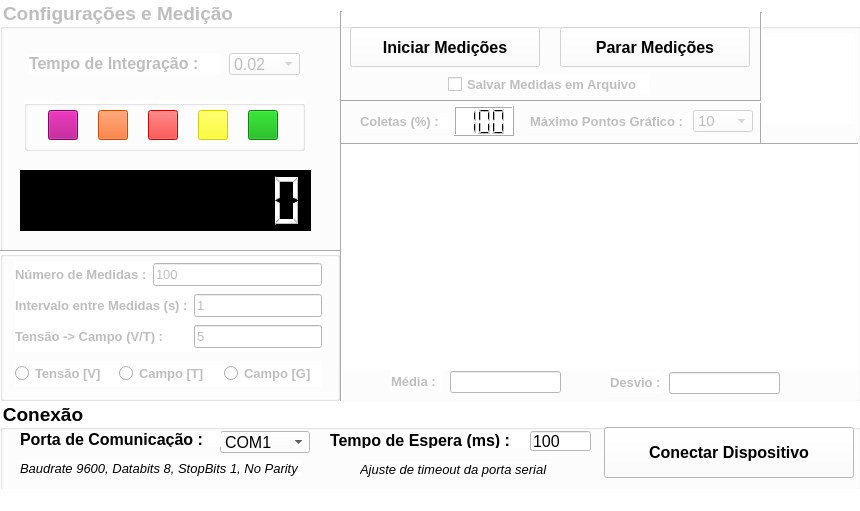
<?xml version="1.0" encoding="UTF-8"?>
<ui version="4.0">
 <class>MainWindow</class>
 <widget class="QMainWindow" name="MainWindow">
  <property name="geometry">
   <rect>
    <x>0</x>
    <y>0</y>
    <width>860</width>
    <height>511</height>
   </rect>
  </property>
  <property name="minimumSize">
   <size>
    <width>860</width>
    <height>511</height>
   </size>
  </property>
  <property name="maximumSize">
   <size>
    <width>860</width>
    <height>511</height>
   </size>
  </property>
  <property name="windowTitle">
   <string>Agilent 34401A - Serial - Tensão/Campo</string>
  </property>
  <property name="styleSheet">
   <string notr="true">background-color: rgb(255, 255, 255);</string>
  </property>
  <widget class="QWidget" name="centralwidget">
   <widget class="QGroupBox" name="gb_Geral">
    <property name="enabled">
     <bool>false</bool>
    </property>
    <property name="geometry">
     <rect>
      <x>0</x>
      <y>0</y>
      <width>861</width>
      <height>402</height>
     </rect>
    </property>
    <property name="maximumSize">
     <size>
      <width>16777215</width>
      <height>16777215</height>
     </size>
    </property>
    <property name="font">
     <font>
      <pointsize>14</pointsize>
      <weight>75</weight>
      <bold>true</bold>
     </font>
    </property>
    <property name="styleSheet">
     <string notr="true">background-color: rgb(255, 255, 255);</string>
    </property>
    <property name="title">
     <string>Configurações e Medição</string>
    </property>
    <widget class="matplotlibWidget" name="widget" native="true">
     <property name="geometry">
      <rect>
       <x>342</x>
       <y>143</y>
       <width>517</width>
       <height>227</height>
      </rect>
     </property>
    </widget>
    <widget class="QComboBox" name="cb_TIntegracao">
     <property name="geometry">
      <rect>
       <x>229</x>
       <y>53</y>
       <width>71</width>
       <height>22</height>
      </rect>
     </property>
     <property name="font">
      <font>
       <pointsize>12</pointsize>
      </font>
     </property>
     <property name="toolTip">
      <string>Ciclo de Redes</string>
     </property>
     <item>
      <property name="text">
       <string>0.02</string>
      </property>
     </item>
     <item>
      <property name="text">
       <string>0.2</string>
      </property>
     </item>
     <item>
      <property name="text">
       <string>1</string>
      </property>
     </item>
     <item>
      <property name="text">
       <string>10</string>
      </property>
     </item>
     <item>
      <property name="text">
       <string>100</string>
      </property>
     </item>
    </widget>
    <widget class="QLabel" name="label_5">
     <property name="geometry">
      <rect>
       <x>29</x>
       <y>53</y>
       <width>191</width>
       <height>21</height>
      </rect>
     </property>
     <property name="font">
      <font>
       <pointsize>12</pointsize>
       <weight>75</weight>
       <bold>true</bold>
      </font>
     </property>
     <property name="text">
      <string>Tempo de Integração :</string>
     </property>
    </widget>
    <widget class="QLCDNumber" name="lcd_leitura">
     <property name="geometry">
      <rect>
       <x>20</x>
       <y>170</y>
       <width>291</width>
       <height>61</height>
      </rect>
     </property>
     <property name="font">
      <font>
       <pointsize>12</pointsize>
      </font>
     </property>
     <property name="styleSheet">
      <string notr="true">background-color: rgb(0, 0, 0);
color: rgb(255, 255, 255);</string>
     </property>
     <property name="numDigits">
      <number>10</number>
     </property>
     <property name="value" stdset="0">
      <double>0.000000000000000</double>
     </property>
    </widget>
    <widget class="Line" name="line">
     <property name="geometry">
      <rect>
       <x>0</x>
       <y>250</y>
       <width>340</width>
       <height>3</height>
      </rect>
     </property>
     <property name="orientation">
      <enum>Qt::Horizontal</enum>
     </property>
    </widget>
    <widget class="Line" name="line_2">
     <property name="geometry">
      <rect>
       <x>340</x>
       <y>11</y>
       <width>3</width>
       <height>390</height>
      </rect>
     </property>
     <property name="orientation">
      <enum>Qt::Vertical</enum>
     </property>
    </widget>
    <widget class="QCheckBox" name="cb_Salvar">
     <property name="geometry">
      <rect>
       <x>448</x>
       <y>74</y>
       <width>201</width>
       <height>20</height>
      </rect>
     </property>
     <property name="font">
      <font>
       <pointsize>10</pointsize>
       <weight>75</weight>
       <bold>true</bold>
      </font>
     </property>
     <property name="statusTip">
      <string>Salvar resultados em arquivo quando selecionado</string>
     </property>
     <property name="text">
      <string>Salvar Medidas em Arquivo</string>
     </property>
    </widget>
    <widget class="Line" name="line_4">
     <property name="geometry">
      <rect>
       <x>341</x>
       <y>139</y>
       <width>517</width>
       <height>10</height>
      </rect>
     </property>
     <property name="orientation">
      <enum>Qt::Horizontal</enum>
     </property>
    </widget>
    <widget class="QLabel" name="label_8">
     <property name="geometry">
      <rect>
       <x>764</x>
       <y>33</y>
       <width>91</width>
       <height>91</height>
      </rect>
     </property>
     <property name="text">
      <string/>
     </property>
     <property name="pixmap">
      <pixmap>../Imagens/LNLS_logo.png</pixmap>
     </property>
     <property name="scaledContents">
      <bool>true</bool>
     </property>
    </widget>
    <widget class="QPushButton" name="pb_Iniciar">
     <property name="geometry">
      <rect>
       <x>350</x>
       <y>27</y>
       <width>190</width>
       <height>40</height>
      </rect>
     </property>
     <property name="font">
      <font>
       <pointsize>12</pointsize>
       <weight>75</weight>
       <bold>true</bold>
      </font>
     </property>
     <property name="cursor">
      <cursorShape>ArrowCursor</cursorShape>
     </property>
     <property name="statusTip">
      <string>Iniciar leitura de dados</string>
     </property>
     <property name="styleSheet">
      <string notr="true">background-color: rgb(255, 255, 255);
color: rgb(0, 0, 0);</string>
     </property>
     <property name="text">
      <string>Iniciar Medições</string>
     </property>
     <property name="icon">
      <iconset>
       <normaloff>../Imagens/1351621501_Check.png</normaloff>../Imagens/1351621501_Check.png</iconset>
     </property>
     <property name="iconSize">
      <size>
       <width>30</width>
       <height>30</height>
      </size>
     </property>
    </widget>
    <widget class="QPushButton" name="pb_Parar">
     <property name="enabled">
      <bool>false</bool>
     </property>
     <property name="geometry">
      <rect>
       <x>560</x>
       <y>27</y>
       <width>190</width>
       <height>40</height>
      </rect>
     </property>
     <property name="font">
      <font>
       <pointsize>12</pointsize>
       <weight>75</weight>
       <bold>true</bold>
      </font>
     </property>
     <property name="cursor">
      <cursorShape>ArrowCursor</cursorShape>
     </property>
     <property name="statusTip">
      <string>Parar imediatamente a leitura de dados</string>
     </property>
     <property name="styleSheet">
      <string notr="true">background-color: rgb(255, 255, 255);
color: rgb(0, 0, 0);</string>
     </property>
     <property name="text">
      <string>Parar Medições</string>
     </property>
     <property name="icon">
      <iconset>
       <normaloff>../Imagens/1351621507_Delete.png</normaloff>../Imagens/1351621507_Delete.png</iconset>
     </property>
     <property name="iconSize">
      <size>
       <width>30</width>
       <height>30</height>
      </size>
     </property>
    </widget>
    <widget class="QGroupBox" name="gb_btmanuais">
     <property name="geometry">
      <rect>
       <x>24</x>
       <y>100</y>
       <width>281</width>
       <height>51</height>
      </rect>
     </property>
     <property name="title">
      <string/>
     </property>
     <widget class="QToolButton" name="tb_Medir">
      <property name="geometry">
       <rect>
        <x>224</x>
        <y>10</y>
        <width>30</width>
        <height>30</height>
       </rect>
      </property>
      <property name="toolTip">
       <string>Medir</string>
      </property>
      <property name="statusTip">
       <string>Realizar Coleta de Dados</string>
      </property>
      <property name="styleSheet">
       <string notr="true">background-color: rgb(0, 170, 0);</string>
      </property>
      <property name="text">
       <string/>
      </property>
     </widget>
     <widget class="QToolButton" name="tb_Reiniciar">
      <property name="geometry">
       <rect>
        <x>74</x>
        <y>10</y>
        <width>30</width>
        <height>30</height>
       </rect>
      </property>
      <property name="toolTip">
       <string>Reiniciar</string>
      </property>
      <property name="statusTip">
       <string>Reiniciar para configurações de fábrica</string>
      </property>
      <property name="styleSheet">
       <string notr="true">background-color: rgb(255, 85, 0);</string>
      </property>
      <property name="text">
       <string/>
      </property>
     </widget>
     <widget class="QToolButton" name="tb_Acessar">
      <property name="geometry">
       <rect>
        <x>24</x>
        <y>10</y>
        <width>30</width>
        <height>30</height>
       </rect>
      </property>
      <property name="minimumSize">
       <size>
        <width>0</width>
        <height>0</height>
       </size>
      </property>
      <property name="toolTip">
       <string>Acessar</string>
      </property>
      <property name="statusTip">
       <string>Configurar para acesso remoto</string>
      </property>
      <property name="styleSheet">
       <string notr="true">background-color: rgb(170, 0, 127);</string>
      </property>
      <property name="text">
       <string/>
      </property>
     </widget>
     <widget class="QToolButton" name="tb_Limpar">
      <property name="geometry">
       <rect>
        <x>124</x>
        <y>10</y>
        <width>30</width>
        <height>30</height>
       </rect>
      </property>
      <property name="toolTip">
       <string>Limpar</string>
      </property>
      <property name="statusTip">
       <string>Limpar erros</string>
      </property>
      <property name="styleSheet">
       <string notr="true">background-color: rgb(255, 0, 0);</string>
      </property>
      <property name="text">
       <string/>
      </property>
     </widget>
     <widget class="QToolButton" name="tb_Configurar">
      <property name="geometry">
       <rect>
        <x>174</x>
        <y>10</y>
        <width>30</width>
        <height>30</height>
       </rect>
      </property>
      <property name="toolTip">
       <string>Configurar</string>
      </property>
      <property name="statusTip">
       <string>Configurar leitura de tensão e tempo de integração selecionado</string>
      </property>
      <property name="styleSheet">
       <string notr="true">background-color: rgb(255, 255, 0);</string>
      </property>
      <property name="text">
       <string/>
      </property>
     </widget>
    </widget>
    <widget class="QLCDNumber" name="lcd_status">
     <property name="geometry">
      <rect>
       <x>454</x>
       <y>106</y>
       <width>60</width>
       <height>30</height>
      </rect>
     </property>
     <property name="styleSheet">
      <string notr="true">color: rgb(0, 0, 0);</string>
     </property>
     <property name="smallDecimalPoint">
      <bool>false</bool>
     </property>
     <property name="numDigits">
      <number>3</number>
     </property>
     <property name="digitCount">
      <number>3</number>
     </property>
     <property name="value" stdset="0">
      <double>100.000000000000000</double>
     </property>
    </widget>
    <widget class="QLabel" name="label_10">
     <property name="geometry">
      <rect>
       <x>360</x>
       <y>113</y>
       <width>90</width>
       <height>16</height>
      </rect>
     </property>
     <property name="font">
      <font>
       <pointsize>10</pointsize>
       <weight>75</weight>
       <bold>true</bold>
      </font>
     </property>
     <property name="text">
      <string>Coletas (%) :</string>
     </property>
    </widget>
    <widget class="QLabel" name="label_11">
     <property name="geometry">
      <rect>
       <x>530</x>
       <y>113</y>
       <width>160</width>
       <height>16</height>
      </rect>
     </property>
     <property name="font">
      <font>
       <pointsize>10</pointsize>
       <weight>75</weight>
       <bold>true</bold>
      </font>
     </property>
     <property name="text">
      <string>Máximo Pontos Gráfico :</string>
     </property>
    </widget>
    <widget class="Line" name="line_3">
     <property name="geometry">
      <rect>
       <x>760</x>
       <y>12</y>
       <width>3</width>
       <height>131</height>
      </rect>
     </property>
     <property name="orientation">
      <enum>Qt::Vertical</enum>
     </property>
    </widget>
    <widget class="Line" name="line_5">
     <property name="geometry">
      <rect>
       <x>341</x>
       <y>100</y>
       <width>420</width>
       <height>3</height>
      </rect>
     </property>
     <property name="orientation">
      <enum>Qt::Horizontal</enum>
     </property>
    </widget>
    <widget class="QComboBox" name="cb_pontosgrafico">
     <property name="geometry">
      <rect>
       <x>693</x>
       <y>110</y>
       <width>60</width>
       <height>22</height>
      </rect>
     </property>
     <property name="font">
      <font>
       <pointsize>11</pointsize>
      </font>
     </property>
     <property name="toolTip">
      <string>Ciclo de Redes</string>
     </property>
     <item>
      <property name="text">
       <string>10</string>
      </property>
     </item>
     <item>
      <property name="text">
       <string>100</string>
      </property>
     </item>
     <item>
      <property name="text">
       <string>500</string>
      </property>
     </item>
     <item>
      <property name="text">
       <string>1000</string>
      </property>
     </item>
    </widget>
    <widget class="QGroupBox" name="gb_medidas">
     <property name="geometry">
      <rect>
       <x>0</x>
       <y>251</y>
       <width>340</width>
       <height>150</height>
      </rect>
     </property>
     <property name="title">
      <string/>
     </property>
     <widget class="QWidget" name="layoutWidget">
      <property name="geometry">
       <rect>
        <x>15</x>
        <y>110</y>
        <width>307</width>
        <height>26</height>
       </rect>
      </property>
      <layout class="QHBoxLayout" name="horizontalLayout">
       <item>
        <widget class="QRadioButton" name="rb_TensaoV">
         <property name="font">
          <font>
           <pointsize>10</pointsize>
           <weight>75</weight>
           <bold>true</bold>
          </font>
         </property>
         <property name="text">
          <string>Tensão [V]</string>
         </property>
        </widget>
       </item>
       <item>
        <widget class="QRadioButton" name="rb_CampoT">
         <property name="font">
          <font>
           <pointsize>10</pointsize>
           <weight>75</weight>
           <bold>true</bold>
          </font>
         </property>
         <property name="text">
          <string>Campo [T]</string>
         </property>
        </widget>
       </item>
       <item>
        <widget class="QRadioButton" name="rb_CampoG">
         <property name="font">
          <font>
           <pointsize>10</pointsize>
           <weight>75</weight>
           <bold>true</bold>
          </font>
         </property>
         <property name="text">
          <string>Campo [G]</string>
         </property>
        </widget>
       </item>
      </layout>
     </widget>
     <widget class="QWidget" name="layoutWidget">
      <property name="geometry">
       <rect>
        <x>15</x>
        <y>10</y>
        <width>307</width>
        <height>91</height>
       </rect>
      </property>
      <layout class="QGridLayout" name="gridLayout">
       <item row="0" column="0">
        <widget class="QLabel" name="label_6">
         <property name="font">
          <font>
           <pointsize>10</pointsize>
           <weight>75</weight>
           <bold>true</bold>
          </font>
         </property>
         <property name="text">
          <string>Número de Medidas :</string>
         </property>
        </widget>
       </item>
       <item row="0" column="1" colspan="2">
        <widget class="QLineEdit" name="le_nmedidas">
         <property name="font">
          <font>
           <pointsize>10</pointsize>
          </font>
         </property>
         <property name="text">
          <string>100</string>
         </property>
        </widget>
       </item>
       <item row="1" column="0" colspan="2">
        <widget class="QLabel" name="label_7">
         <property name="font">
          <font>
           <pointsize>10</pointsize>
           <weight>75</weight>
           <bold>true</bold>
          </font>
         </property>
         <property name="text">
          <string>Intervalo entre Medidas (s) :</string>
         </property>
        </widget>
       </item>
       <item row="1" column="2">
        <widget class="QLineEdit" name="le_intervalo">
         <property name="font">
          <font>
           <pointsize>10</pointsize>
          </font>
         </property>
         <property name="text">
          <string>1</string>
         </property>
        </widget>
       </item>
       <item row="2" column="0" colspan="2">
        <widget class="QLabel" name="label_9">
         <property name="font">
          <font>
           <pointsize>10</pointsize>
           <weight>75</weight>
           <bold>true</bold>
          </font>
         </property>
         <property name="text">
          <string>Tensão -&gt; Campo (V/T) :</string>
         </property>
        </widget>
       </item>
       <item row="2" column="2">
        <widget class="QLineEdit" name="le_conversao">
         <property name="font">
          <font>
           <pointsize>10</pointsize>
          </font>
         </property>
         <property name="statusTip">
          <string>Fator de conversar de tensão para campo. Volts por Teslas</string>
         </property>
         <property name="text">
          <string>5</string>
         </property>
        </widget>
       </item>
      </layout>
     </widget>
    </widget>
    <widget class="QLabel" name="label_12">
     <property name="geometry">
      <rect>
       <x>391</x>
       <y>370</y>
       <width>51</width>
       <height>22</height>
      </rect>
     </property>
     <property name="font">
      <font>
       <pointsize>10</pointsize>
       <weight>75</weight>
       <bold>true</bold>
      </font>
     </property>
     <property name="text">
      <string>Média :</string>
     </property>
    </widget>
    <widget class="QLineEdit" name="le_media">
     <property name="geometry">
      <rect>
       <x>450</x>
       <y>371</y>
       <width>111</width>
       <height>22</height>
      </rect>
     </property>
     <property name="font">
      <font>
       <pointsize>10</pointsize>
      </font>
     </property>
     <property name="text">
      <string/>
     </property>
     <property name="readOnly">
      <bool>true</bool>
     </property>
    </widget>
    <widget class="QLineEdit" name="le_desvio">
     <property name="geometry">
      <rect>
       <x>669</x>
       <y>372</y>
       <width>111</width>
       <height>22</height>
      </rect>
     </property>
     <property name="font">
      <font>
       <pointsize>10</pointsize>
      </font>
     </property>
     <property name="text">
      <string/>
     </property>
     <property name="readOnly">
      <bool>true</bool>
     </property>
    </widget>
    <widget class="QLabel" name="label_13">
     <property name="geometry">
      <rect>
       <x>610</x>
       <y>371</y>
       <width>51</width>
       <height>22</height>
      </rect>
     </property>
     <property name="font">
      <font>
       <pointsize>10</pointsize>
       <weight>75</weight>
       <bold>true</bold>
      </font>
     </property>
     <property name="text">
      <string>Desvio :</string>
     </property>
    </widget>
   </widget>
   <widget class="QGroupBox" name="groupBox">
    <property name="geometry">
     <rect>
      <x>0</x>
      <y>401</y>
      <width>861</width>
      <height>91</height>
     </rect>
    </property>
    <property name="font">
     <font>
      <pointsize>14</pointsize>
      <weight>75</weight>
      <bold>true</bold>
     </font>
    </property>
    <property name="styleSheet">
     <string notr="true">background-color: rgb(255, 255, 255);</string>
    </property>
    <property name="title">
     <string>Conexão</string>
    </property>
    <widget class="QComboBox" name="cb_PortaCom">
     <property name="geometry">
      <rect>
       <x>220</x>
       <y>30</y>
       <width>90</width>
       <height>22</height>
      </rect>
     </property>
     <property name="font">
      <font>
       <pointsize>12</pointsize>
      </font>
     </property>
     <item>
      <property name="text">
       <string>COM1</string>
      </property>
     </item>
     <item>
      <property name="text">
       <string>COM2</string>
      </property>
     </item>
     <item>
      <property name="text">
       <string>COM3</string>
      </property>
     </item>
     <item>
      <property name="text">
       <string>COM4</string>
      </property>
     </item>
     <item>
      <property name="text">
       <string>COM5</string>
      </property>
     </item>
     <item>
      <property name="text">
       <string>COM6</string>
      </property>
     </item>
     <item>
      <property name="text">
       <string>COM7</string>
      </property>
     </item>
     <item>
      <property name="text">
       <string>COM8</string>
      </property>
     </item>
     <item>
      <property name="text">
       <string>COM9</string>
      </property>
     </item>
     <item>
      <property name="text">
       <string>COM10</string>
      </property>
     </item>
     <item>
      <property name="text">
       <string>COM11</string>
      </property>
     </item>
     <item>
      <property name="text">
       <string>COM12</string>
      </property>
     </item>
     <item>
      <property name="text">
       <string>COM13</string>
      </property>
     </item>
     <item>
      <property name="text">
       <string>COM14</string>
      </property>
     </item>
     <item>
      <property name="text">
       <string>COM15</string>
      </property>
     </item>
    </widget>
    <widget class="QLabel" name="label">
     <property name="geometry">
      <rect>
       <x>20</x>
       <y>30</y>
       <width>201</width>
       <height>16</height>
      </rect>
     </property>
     <property name="font">
      <font>
       <pointsize>12</pointsize>
       <weight>75</weight>
       <bold>true</bold>
      </font>
     </property>
     <property name="text">
      <string>Porta de Comunicação :</string>
     </property>
    </widget>
    <widget class="QLabel" name="label_2">
     <property name="geometry">
      <rect>
       <x>20</x>
       <y>59</y>
       <width>281</width>
       <height>16</height>
      </rect>
     </property>
     <property name="font">
      <font>
       <pointsize>10</pointsize>
       <weight>50</weight>
       <italic>true</italic>
       <bold>false</bold>
      </font>
     </property>
     <property name="text">
      <string>Baudrate 9600, Databits 8, StopBits 1, No Parity</string>
     </property>
    </widget>
    <widget class="QLabel" name="label_3">
     <property name="geometry">
      <rect>
       <x>330</x>
       <y>31</y>
       <width>201</width>
       <height>16</height>
      </rect>
     </property>
     <property name="font">
      <font>
       <pointsize>12</pointsize>
       <weight>75</weight>
       <bold>true</bold>
      </font>
     </property>
     <property name="text">
      <string>Tempo de Espera (ms) :</string>
     </property>
    </widget>
    <widget class="QLineEdit" name="le_TempoEspera">
     <property name="geometry">
      <rect>
       <x>530</x>
       <y>30</y>
       <width>61</width>
       <height>20</height>
      </rect>
     </property>
     <property name="font">
      <font>
       <pointsize>12</pointsize>
      </font>
     </property>
     <property name="text">
      <string>100</string>
     </property>
    </widget>
    <widget class="QLabel" name="label_4">
     <property name="geometry">
      <rect>
       <x>360</x>
       <y>60</y>
       <width>191</width>
       <height>16</height>
      </rect>
     </property>
     <property name="font">
      <font>
       <pointsize>10</pointsize>
       <weight>50</weight>
       <italic>true</italic>
       <bold>false</bold>
      </font>
     </property>
     <property name="text">
      <string>Ajuste de timeout da porta serial</string>
     </property>
    </widget>
    <widget class="QPushButton" name="pb_Conectar">
     <property name="geometry">
      <rect>
       <x>604</x>
       <y>26</y>
       <width>250</width>
       <height>51</height>
      </rect>
     </property>
     <property name="font">
      <font>
       <pointsize>12</pointsize>
       <weight>75</weight>
       <bold>true</bold>
      </font>
     </property>
     <property name="cursor">
      <cursorShape>ArrowCursor</cursorShape>
     </property>
     <property name="statusTip">
      <string>Conecta dispositivo usando a porta serial</string>
     </property>
     <property name="styleSheet">
      <string notr="true">background-color: rgb(255, 255, 255);
color: rgb(0, 0, 0);</string>
     </property>
     <property name="text">
      <string>Conectar Dispositivo</string>
     </property>
     <property name="icon">
      <iconset>
       <normaloff>../Imagens/connect.png</normaloff>../Imagens/connect.png</iconset>
     </property>
     <property name="iconSize">
      <size>
       <width>30</width>
       <height>30</height>
      </size>
     </property>
    </widget>
   </widget>
  </widget>
  <widget class="QMenuBar" name="menubar">
   <property name="geometry">
    <rect>
     <x>0</x>
     <y>0</y>
     <width>860</width>
     <height>21</height>
    </rect>
   </property>
  </widget>
  <widget class="QStatusBar" name="statusbar"/>
 </widget>
 <customwidgets>
  <customwidget>
   <class>matplotlibWidget</class>
   <extends>QWidget</extends>
   <header>PlotGUI</header>
   <container>1</container>
  </customwidget>
 </customwidgets>
 <tabstops>
  <tabstop>pb_Conectar</tabstop>
  <tabstop>pb_Iniciar</tabstop>
  <tabstop>pb_Parar</tabstop>
  <tabstop>cb_PortaCom</tabstop>
  <tabstop>le_TempoEspera</tabstop>
  <tabstop>cb_TIntegracao</tabstop>
  <tabstop>tb_Acessar</tabstop>
  <tabstop>tb_Reiniciar</tabstop>
  <tabstop>tb_Limpar</tabstop>
  <tabstop>tb_Configurar</tabstop>
  <tabstop>tb_Medir</tabstop>
  <tabstop>le_nmedidas</tabstop>
  <tabstop>le_intervalo</tabstop>
  <tabstop>cb_Salvar</tabstop>
  <tabstop>le_conversao</tabstop>
 </tabstops>
 <resources/>
 <connections/>
</ui>
